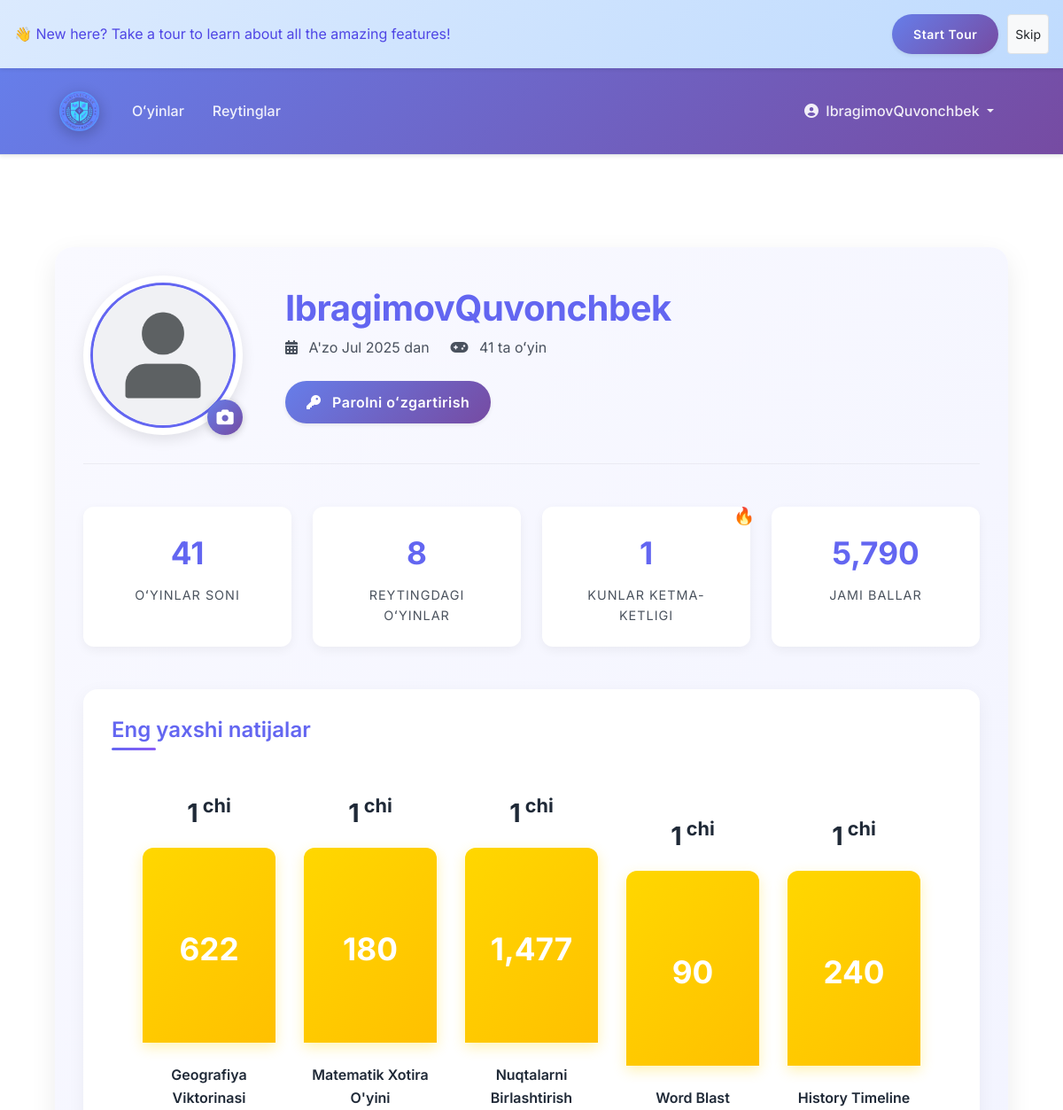
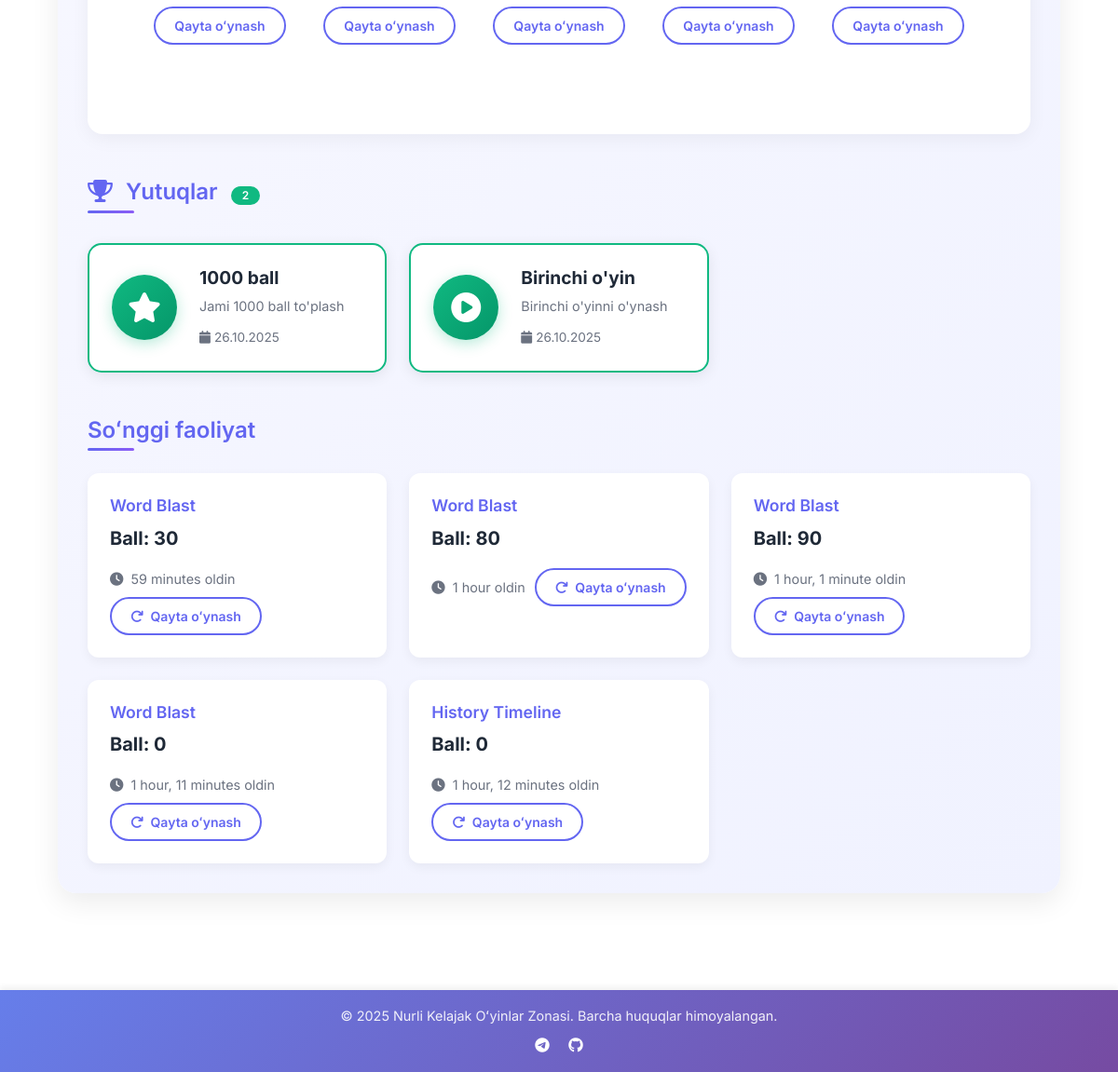
The page /accounts/profile/ (signed in) on the database its author committed (2 pictures, top to bottom).
### accounts/models.py (models this page shows, shortened)
class User(AbstractUser):
    avatar = models.ImageField(upload_to='avatars/', null=True, blank=True)
    bio = models.TextField(max_length=500, blank=True)
    groups = models.ManyToManyField(
        'auth.Group',
        related_name='custom_user_set',
        blank=True,
        help_text='The groups this user belongs to.',
        verbose_name='groups',
    )
    user_permissions = models.ManyToManyField(
        'auth.Permission',
        related_name='custom_user_set',
        blank=True,
        help_text='Specific permissions for this user.',
        verbose_name='user permissions',
    )

class UserAchievement(models.Model):
    user = models.ForeignKey(User, on_delete=models.CASCADE, related_name='user_achievements')
    achievement = models.ForeignKey(Achievement, on_delete=models.CASCADE)
    unlocked_at = models.DateTimeField(auto_now_add=True)
    class Meta:
        unique_together = ['user', 'achievement']
        ordering = ['-unlocked_at']

class Achievement(models.Model):
    ACHIEVEMENT_TYPES = [
        ('FIRST_PLAY', 'First Play'),
        ('SCORE_1000', 'Score 1000 Points'),
        ('TOP_10', 'Top 10 Player'),
        ('STREAK_MASTER', 'Streak Master'),
        ('ALL_GAMES', 'All Games Played'),
        ('GAME_WINNER', 'Game Winner'),
    ]
    title = models.CharField(max_length=100)
    description = models.TextField(max_length=500)
    icon = models.CharField(max_length=50, default='fa-trophy')
    achievement_type = models.CharField(max_length=50, choices=ACHIEVEMENT_TYPES, unique=True)
    requirement = models.IntegerField(help_text="Required value to unlock (e.g., 1000 for score, 10 for streak)")
    class Meta:
        ordering = ['id']
        verbose_name = 'Achievement'
        verbose_name_plural = 'Achievements'

### games/models.py (models this page shows, shortened)
class Game(models.Model):
    DIFFICULTY_CHOICES = [
        ('easy', 'Easy'),
        ('medium', 'Medium'),
        ('hard', 'Hard'),
    ]
    CATEGORY_CHOICES = [
        ('math', 'Math'),
        ('geography', 'Geography'),
        ('memory', 'Memory'),
        ('word', 'Word/Language'),
        ('puzzle', 'Puzzle'),
        ('history', 'History'),
    ]
    name = models.CharField(max_length=100)
    slug = models.SlugField(unique=True)
    description = models.TextField()
    description_uzbek = models.TextField(blank=True, help_text="Uzbek description of the game")
    image = models.ImageField(
        upload_to=game_image_upload_path,
        null=True,
        blank=True,
        help_text="Upload game cover image (optimal size: 800x600px)"
    )
    is_active = models.BooleanField(default=True)
    difficulty_level = models.CharField(max_length=10, choices=DIFFICULTY_CHOICES, null=True, blank=True)
    category = models.CharField(max_length=20, choices=CATEGORY_CHOICES, null=True, blank=True)
    icon = models.CharField(max_length=50, default='fa-gamepad', help_text="Font Awesome icon class")

class GameScore(models.Model):
    user = models.ForeignKey(settings.AUTH_USER_MODEL, on_delete=models.CASCADE)
    game = models.ForeignKey('Game', on_delete=models.CASCADE)
    score = models.PositiveIntegerField()
    created_at = models.DateTimeField(auto_now_add=True)
    class Meta:
        ordering = ['-score']
        verbose_name = 'Game Score'
        verbose_name_plural = 'Game Scores'

### accounts/views.py (the view)
# urls.py: path('profile/', views.profile, name='profile'),
@login_required
def profile(request):
    total_points = GameScore.objects.filter(user=request.user).aggregate(
        total_points=Sum('score')
    )['total_points'] or 0
    streak = 0
    today = datetime.now().date()
    current_date = today
    while GameScore.objects.filter(user=request.user, created_at__date=current_date).exists():
        streak += 1
        current_date -= timedelta(days=1)
    stats = get_user_stats(request.user)
    from .models import UserAchievement
    user_achievements = UserAchievement.objects.filter(user=request.user).select_related('achievement')
    context = {
        'games_played_count': stats['games_played_count'],
        'ranked_games_count': stats['ranked_games_count'],
        'daily_streak': streak,
        'total_points': total_points,
        'game_rankings': stats['game_rankings'],
        'recent_games': stats['recent_games'],
        'achievements': user_achievements
    }
    return render(request, 'accounts/profile.html', context)

### accounts/templates/accounts/profile.html (shortened to what this page needs)
{% extends "base.html" %}
{% load static %}
{% load humanize %}
{% block content %}
<div class="profile-container">
    <div class="profile-header">
        <div class="avatar-container">
            <img src="{% if user.avatar %}{{ user.avatar.url }}{% else %}/media/avatars/avatar.png{% endif %}"
                 class="avatar-img"
                 alt="{{ user.username }} avatari"
                 onerror="this.src='/media/avatars/avatar.png'">
            <div class="avatar-upload" onclick="document.getElementById('avatar-upload').click()">
                <i class="fas fa-camera"></i>
            </div>
        </div>
        <div class="profile-info">
            <h1 class="profile-username">{{ user.username }}</h1>
            <div class="profile-meta">
                <span><i class="fas fa-calendar-alt me-2"></i> A'zo {{ user.date_joined|date:"M Y" }} dan</span>
                <span><i class="fas fa-gamepad me-2"></i> {{ games_played_count|default:0 }} ta oʻyin</span>
            </div>
            <a href="{% url 'accounts:change_password' %}" class="btn btn-primary">
                <i class="fas fa-key me-2"></i> Parolni oʻzgartirish
            </a>
        </div>
    </div>
    <div class="stats-grid">
        <div class="stat-card">
            <div class="stat-value">{{ games_played_count|default:0 }}</div>
            <div class="stat-label">Oʻyinlar soni</div>
        </div>
        <div class="stat-card">
            <div class="stat-value">{{ ranked_games_count|default:0 }}</div>
            <div class="stat-label">Reytingdagi oʻyinlar</div>
        </div>
        <div class="stat-card" {% if daily_streak > 0 %}data-streak="true"{% endif %}>
            <div class="stat-value">{{ daily_streak|default:0 }}</div>
            <div class="stat-label">Kunlar ketma-ketligi</div>
        </div>
        <div class="stat-card">
            <div class="stat-value">{{ total_points|intcomma|default:0 }}</div>
            <div class="stat-label">Jami ballar</div>
        </div>
    </div>
    {% if game_rankings %}
    <div class="podium-container">
        <h2 class="section-title">Eng yaxshi natijalar</h2>
        <div class="podium">
            {% for ranking in game_rankings %}
            <div class="podium-place">
                <div class="podium-rank">
                    {{ ranking.position }}<sup>
                        {% if ranking.position == 1 %}chi
                        {% elif ranking.position == 2 %}nchi
                        {% elif ranking.position == 3 %}nchi
                        {% else %}nchi
                        {% endif %}
                    </sup>
                </div>
                <div class="podium-platform
                    {% if ranking.position == 1 %}podium-gold
                    {% elif ranking.position == 2 %}podium-silver
                    {% elif ranking.position == 3 %}podium-bronze
                    {% else %}podium-other{% endif %}">
                    <div class="podium-score">{{ ranking.high_score|intcomma }}</div>
                </div>
                <div class="podium-game">{{ ranking.game__name }}</div>
                <a href="{% url 'games:game_detail' ranking.game__slug %}" class="btn btn-sm btn-outline-primary mt-2">
                    Qayta oʻynash
                </a>
            </div>
            {% endfor %}
        </div>
    </div>
    {% else %}
    <div class="empty-state">
        <i class="fas fa-trophy empty-icon"></i>
        <h3>Hozircha reyting yoʻq</h3>
        <p class="empty-text">Reytingda koʻrinish uchun oʻyinlarda qatnashing!</p>
    </div>
    {% endif %}
    <div class="achievements-section">
        <h2 class="section-title">
            <i class="fas fa-trophy me-2"></i> Yutuqlar
            {% if achievements %}
                <span class="badge badge-success">{{ achievements|length }}</span>
            {% endif %}
        </h2>
        {% if achievements %}
            <div class="achievements-grid">
                {% for user_achievement in achievements %}
                <div class="achievement-card unlocked">
                    <div class="achievement-icon">
                        <i class="fas {{ user_achievement.achievement.icon }}"></i>
                    </div>
                    <div class="achievement-info">
                        <h4 class="achievement-title">{{ user_achievement.achievement.title }}</h4>
                        <p class="achievement-desc">{{ user_achievement.achievement.description }}</p>
                        <small class="achievement-date">
                            <i class="fas fa-calendar me-1"></i>{{ user_achievement.unlocked_at|date:"d.m.Y" }}
                        </small>
                    </div>
                </div>
                {% endfor %}
            </div>
        {% else %}
            <div class="empty-state">
                <i class="fas fa-trophy empty-icon"></i>
                <h3>Hali yutuq yoʻq</h3>
                <p class="empty-text">Yutuqlarni qoʻlga kiriting va ularni bu yerda koʻring!</p>
            </div>
        {% endif %}
    </div>
    <div class="game-activity">
        <h2 class="section-title">Soʻnggi faoliyat</h2>
        {% if recent_games %}
            <div class="activity-grid">
                {% for game in recent_games %}
                <div class="activity-card">
                    <h5 class="activity-game">{{ game.game.name }}</h5>
                    <p class="activity-score">Ball: {{ game.score|intcomma }}</p>
                    <div class="activity-meta">
                        <span><i class="fas fa-clock me-1"></i> {{ game.created_at|timesince }} oldin</span>
                        <a href="{% url 'games:game_detail' game.game.slug %}" class="btn btn-sm btn-outline-primary">
                            <i class="fas fa-redo me-1"></i> Qayta oʻynash
                        </a>
                    </div>
                </div>
                {% endfor %}
            </div>
        {% else %}
            <div class="empty-state">
                <i class="fas fa-gamepad empty-icon"></i>
                <h3>Soʻnggi faoliyat yoʻq</h3>
                <p class="empty-text">Faoliyatingizni koʻrish uchun oʻyinlarda qatnashing!</p>
            </div>
        {% endif %}
    </div>
</div>
{% endblock %}

### templates/base.html (shortened to what this page needs)
{% load static %}
<!DOCTYPE html>
<html lang="uz">
<head>
    <link href="https://cdn.jsdelivr.net/npm/bootstrap@5.3.0/dist/css/bootstrap.min.css" rel="stylesheet">
    <link rel="stylesheet" href="https://cdnjs.cloudflare.com/ajax/libs/font-awesome/6.4.0/css/all.min.css">
    <link rel="stylesheet" href="{% static 'css/styles.css' %}">
    <link rel="stylesheet" href="{% static 'css/theme.css' %}">
    <link rel="stylesheet" href="{% static 'css/animations.css' %}">
</head>
<body>
    <nav class="navbar navbar-expand-lg navbar-dark">
        <div class="container">
            <a class="navbar-brand" href="{% url 'games:home' %}">
                <img src="{% static 'images/logo.png' %}" alt="Nurli Kelajak Oʻyinlar Zonasi Logotipi" onerror="console.error('Failed to load logo at {% static 'images/logo.png' %}. Check static file path or run collectstatic.')">
            </a>
            <div class="collapse navbar-collapse" id="navbarNav">
                <ul class="navbar-nav me-auto">
                    <li class="nav-item">
                        <a href="{% url 'games:home' %}" class="nav-link">Oʻyinlar</a>
                    </li>
                    <li class="nav-item">
                        <a class="nav-link" href="{% url 'leaderboard:leaderboards_home' %}">Reytinglar</a>
                    </li>
                </ul>
                <ul class="navbar-nav">
                    {% if user.is_authenticated %}
                    <li class="nav-item dropdown">
                        <a class="nav-link dropdown-toggle" href="#" id="navbarDropdown" role="button" data-bs-toggle="dropdown">
                            <i class="fas fa-user-circle me-1"></i> {{ user.username }}
                        </a>
                    </li>
                    {% endif %}
                </ul>
            </div>
        </div>
    </nav>
    <main class="container my-4">
        {% block content %}{% endblock %}
    </main>
    <footer class="py-3">
        <div class="container text-center">
            <p class="mb-2">© {% now "Y" %} Nurli Kelajak Oʻyinlar Zonasi. Barcha huquqlar himoyalangan.</p>
            <div class="footer-links">
                <a href="https://t.me/IbragimovQuvonchbek" target="_blank" rel="noopener noreferrer" class="text-white mx-2" style="text-decoration: none;" title="Telegram">
                    <i class="fab fa-telegram"></i>
                </a>
                <a href="https://github.com/IbragimovQuvonchbek" target="_blank" rel="noopener noreferrer" class="text-white mx-2" style="text-decoration: none;" title="GitHub">
                    <i class="fab fa-github"></i>
                </a>
            </div>
        </div>
    </footer>
</body>
</html>

### rows shown on the page
User: username "IbragimovQuvonchbek", date_joined "Jul 2025"
Game: game__name "Geografiya Viktorinasi"
Game: game__name "Matematik Xotira O'yini"
Game: game__name "Nuqtalarni Birlashtirish"
Game: game__name "Word Blast"
Game: game__name "History Timeline"
UserAchievement: achievement "1000 ball", achievement.description "Jami 1000 ball to'plash", unlocked_at "26.10.2025"
UserAchievement: achievement "Birinchi o'yin", achievement.description "Birinchi o'yinni o'ynash", unlocked_at "26.10.2025"
GameScore: game.name "Word Blast", score "30", created_at "59 minutes"
GameScore: game.name "Word Blast", score "80", created_at "1 hour"
GameScore: game.name "Word Blast", score "90", created_at "1 hour, 1 minute"
GameScore: game.name "Word Blast", score "0", created_at "1 hour, 11 minutes"
GameScore: game.name "History Timeline", score "0", created_at "1 hour, 12 minutes"

### other values the page prints
{{ games_played_count|default:0 }} "41"
{{ ranked_games_count|default:0 }} "8"
{{ daily_streak|default:0 }} "1"
{{ total_points|intcomma|default:0 }} "5,790"
{{ ranking.position }} "1" "1" "1" "1" "1"
{{ ranking.high_score|intcomma }} "622" "180" "1,477" "90" "240"
{{ achievements|length }} "2"
